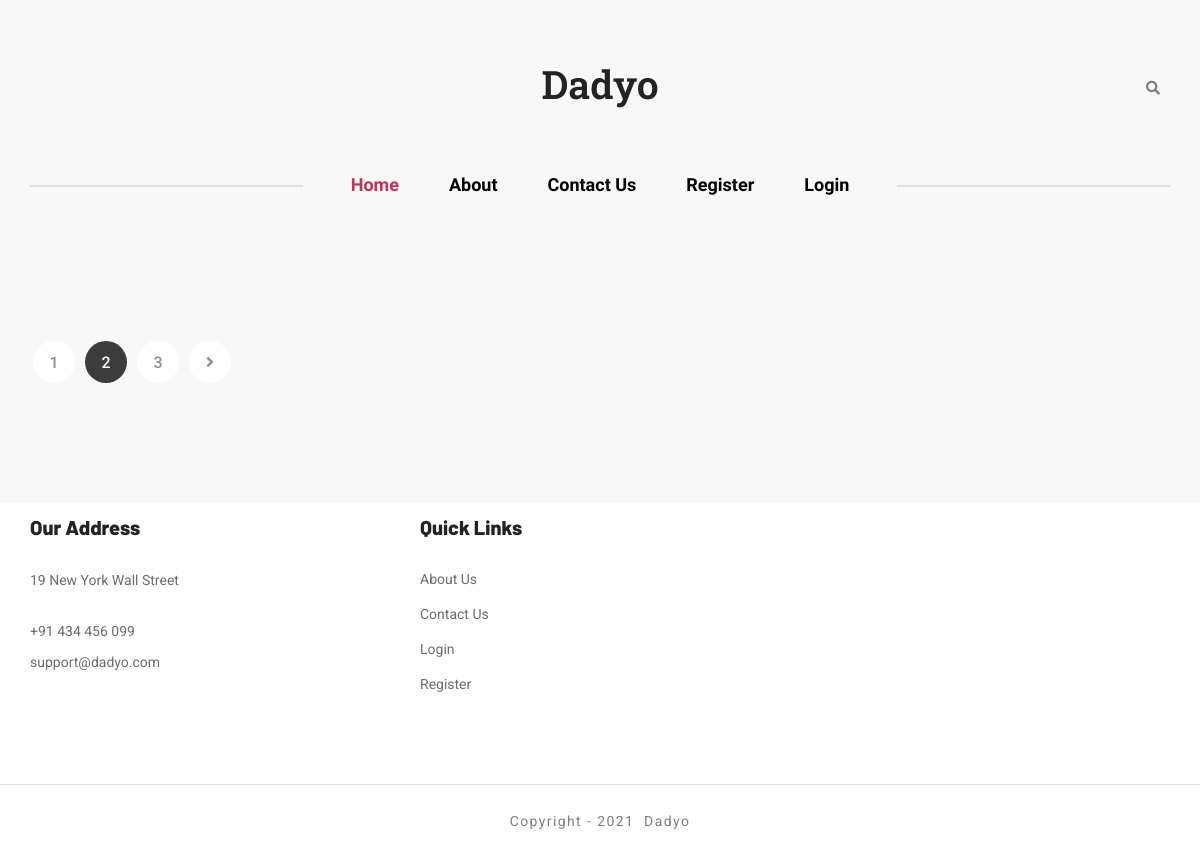
Before: / with the older database file.
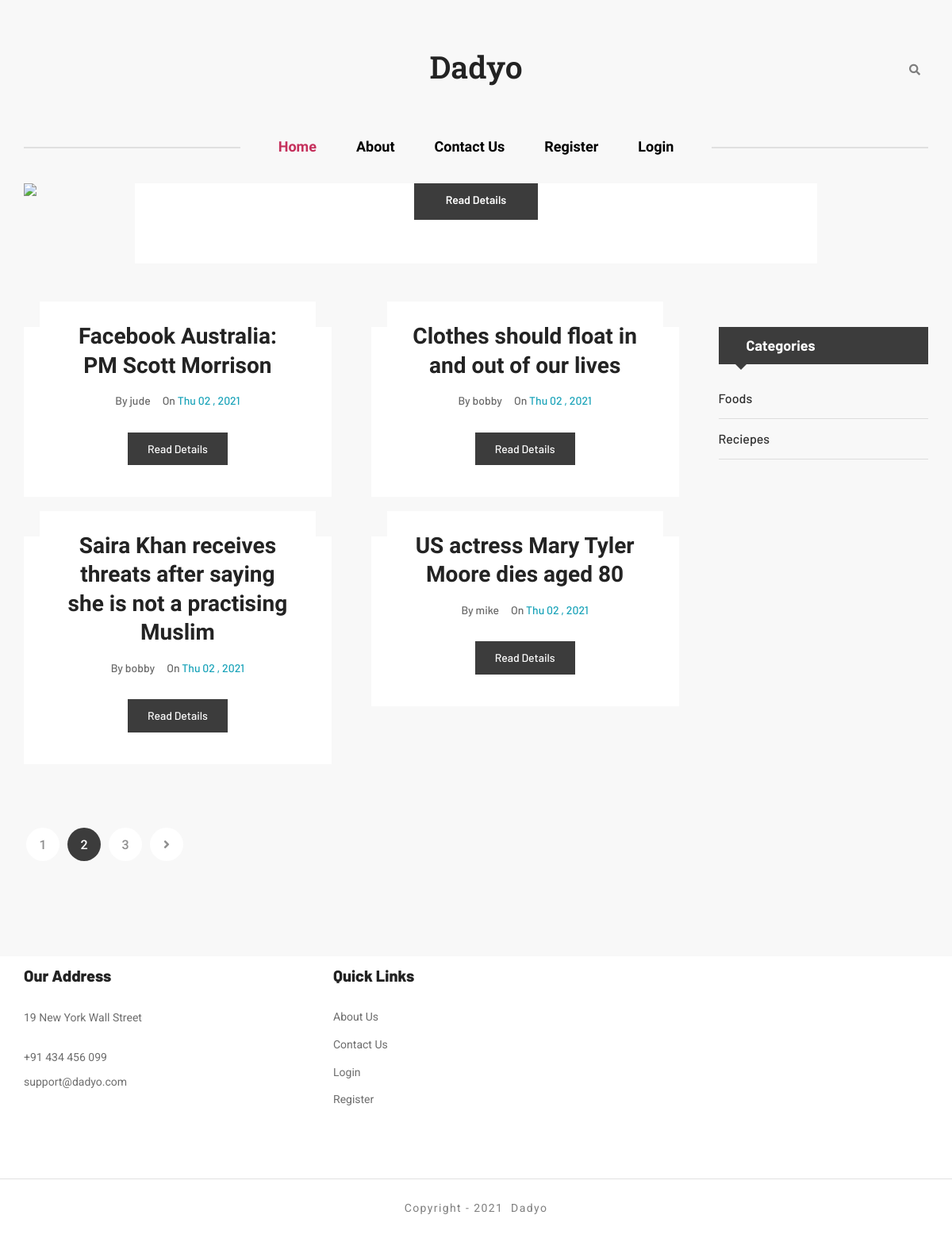
After: the same page with the newer database file.
### tables this page shows
CREATE TABLE `article` (
  `id` int(11) NOT NULL,
  `title` varchar(200) NOT NULL,
  `content` text NOT NULL,
  `category_id` int(11) NOT NULL DEFAULT 0,
  `image` varchar(200) NOT NULL,
  `likes` int(11) NOT NULL DEFAULT 0,
  `views` int(11) NOT NULL DEFAULT 0,
  `user_id` int(11) NOT NULL,
  `published_status` int(11) NOT NULL DEFAULT 1,
  `created_at` timestamp NOT NULL DEFAULT current_timestamp(),
  `updated_at` timestamp NOT NULL DEFAULT current_timestamp()
);

CREATE TABLE `users` (
  `id` int(11) NOT NULL,
  `email` varchar(200) NOT NULL,
  `firstname` varchar(200) NOT NULL,
  `lastname` varchar(200) NOT NULL,
  `image` varchar(200) NOT NULL,
  `password` varchar(200) NOT NULL,
  `created_at` timestamp NOT NULL DEFAULT current_timestamp(),
  `updated_at` timestamp NOT NULL DEFAULT current_timestamp(),
  `status` int(11) NOT NULL DEFAULT 0
);

CREATE TABLE `category` (
  `id` int(11) NOT NULL,
  `name` varchar(200) NOT NULL,
  `created_at` timestamp NOT NULL DEFAULT current_timestamp()
);

### controllers/functions.php (called while the page is built, shortened)
<?php
function selectSingleData($tableName,$colums = "*",$where = ""){
  global $conn;
  $where = !empty($where) ? " WHERE ".$where : $where;
  $sql = "SELECT $colums FROM $tableName $where";
  $result = $conn->query($sql);
  if($result->num_rows > 0){
    $data = $result->fetch_assoc();
    return $data;
  }else{
    return [];
  }
}
function selectMultipleData($tableName,$colums = "*", $where = ""){
  global $conn;
  $where = !empty($where) ? " WHERE ".$where : $where;
  $sql = "SELECT $colums FROM $tableName $where";
  $result = $conn->query($sql);
  if($result->num_rows > 0){
    $data = [];
    while($row = $result->fetch_assoc()){
      $data[] = (object) $row;
    }
    return $data;
  }else{
    return [];
  }
}

### index.php (the view, shortened to what this page needs)
<?php
  require_once "DB.php";
  require_once "controllers/functions.php";
	$posts = selectMultipleData("article","*","");
	$trending = selectMultipleData("article","*","`views`>'10'");
	$categories = selectMultipleData("category","*");
	$active = "home";
?>
<!DOCTYPE html>
<html lang="en">
<head>
	  <?php require_once "includes/css.php"; ?>
</head>
<body class="bg-white-smoke">
	<div class="site-content">
	  <?php require_once "includes/header.php"; ?>
		<div class="frontpage-slider-posts">
			<div class="container-medium">
				<div class="row">
					<div class="col-12">
						<div class="owl-carousel frontpage-slider-one style-one carousel-rectangle carousel-nav-center">
							<?php  if(!empty($trending)){ ?>
							<?php foreach ($trending as $key => $post) { ?>
							<article class="post hentry post-slider-one text-center">
								<div class="entry-thumb">
									<figure class="thumb-wrap">
										<a href="single-post.php?id=<?=$post->id?>">
										</a>
									</figure>
								</div>
								<div class="content-entry-wrap">
									<div class="entry-content">
										<div class="read-more-wrap">
											<a class="read-more" href="single-post.php?id=<?=$post->id?>">Read Details</a>
										</div>
									</div>
								</div>
							</article>
							<?php }  ?>
							<?php } ?>
						</div>
					</div>
				</div>
			</div>
		</div>
		<div class="features-block style-one">
		</div>
		<div class="main-wrapper pd-b-120">
			<div class="container">
				<div class="row justify-content-between gutters-50">
					<div class="col-lg-9 main-wrapper-content">
						<main class="site-main style-one">
							<div class="row gutters-50">
								<?php if(!empty($posts)){ ?>
								<?php foreach ($posts as $key => $post) {
								  $author = selectSingleData("users","`firstname`","`id`={$post->user_id}");
								?>
								<div class="col-lg-6 col-md-6">
									<article class="post hentry post-grid text-center style-one">
										<div class="entry-thumb">
											<figure class="thumb-wrap">
												<a href="single-post.php?id=<?=$post->id?>">
												</a>
											</figure>
										</div>
										<div class="content-entry-wrap">
											<h3 class="entry-title">
												<a href="single-post.php?id=<?=$post->id?>"><?=$post->title?></a>
											</h3>
											<div class="entry-meta-content">
												<div class="entry-author">
													By <a href="#"><?=$author["firstname"]?></a>
												</div>
												<div class="entry-date">
													On <span class="text-info"><?=date(" D m , Y",strtotime($post->created_at))?></span>
												</div>
											</div>
											<div class="read-more-wrap">
												<a class="read-more" href="single-post.php?id=<?=$post->id?>">Read Details</a>
											</div>
										</div>
									</article>
								</div>
								<?php } ?>
								<?php } ?>
							</div>
						</main>
						<nav class="navigation paging-navigation pd-t-30">
							<ul class="nav-links">
								<li><a href="#">1</a></li>
								<li class="active"><a href="#" class="page-numbers">2</a></li>
								<li><a href="#" class="page-numbers">3</a></li>
								<li class="nav-next">
									<a href="#"><i class="fas fa-angle-right"></i></a>
								</li>
							</ul>
						</nav>
					</div>
          <?php  require_once "includes/sidebar.php"; ?>
				</div>
			</div>
		</div>
      <?php require_once "includes/footer.php"; ?>
	</div>
</body>
</html>

### includes/css.php (shortened to what this page needs)
<link rel="stylesheet" href="assets/css/bootstrap.min.css" />
<link rel="stylesheet" href="assets/css/magnific-popup.css" />
<link rel="stylesheet" href="assets/css/owl.carousel.min.css" />
<link rel="stylesheet" href="assets/css/simple-scrollbar.css" />
<link rel="stylesheet" href="assets/css/fontawesome.all.min.css" />
<link rel="stylesheet" href="assets/css/style.css" />

### includes/header.php (shortened to what this page needs)
<header class="site-header default-header-style intro-element">
			<div class="header-top-area">
				<div class="container">
					<div class="row align-items-center">
						<div class="col-4">
							<div class="site-branding text-center">
							<h1>								<a href="<?=APP_PATH?>">
								   <?=APP_NAME?>
								</a></h1>
							</div>
						</div>
						<div class="col-4">
							<div class="header-right-area">
								<div class="search-wrap">
									<div class="search-btn">
										<i class="fas fa-search"></i>
									</div>
								</div>
							</div>
						</div>
					</div>
				</div>
			</div>
			<div class="navigation-area">
				<div class="container">
					<div class="row">
						<div class="col-12">
							<div class="site-navigation">
								<nav class="navigation">
									<div class="menu-wrapper">
										<div class="menu-content">
											<ul class="mainmenu">
												<li class="megamenu">
													<a class="<?php if(!empty($active) && $active == "home"){ echo 'active';}?>" href="<?=APP_PATH?>">Home</a>
												</li>
												<li><a class="<?php if(!empty($active) && $active == "about"){ echo 'active';}?>" href="<?=APP_PATH?>about.php">About</a></li>
												<li><a href="mailto:<?=APP_EMAIL?>">Contact Us</a></li>
												<?php if(empty($_SESSION["customer_id"])){ ?>
												<li><a href="<?=DASHBOARD_PATH?>auth/register.php">Register</a></li>
												<li><a href="<?=DASHBOARD_PATH?>auth/login.php">Login</a></li>
												<?php }else{ ?>
												<li><a href="<?=DASHBOARD_PATH?>">Dashboard</a></li>
												<?php  } ?>
											</ul>
										</div>
									</div>
								</nav>
							</div>
						</div>
					</div>
				</div>
			</div>
		</header>

### includes/sidebar.php
<div class="col-lg-3">
						<div class="sidebar-items style-one">
              <?php if(!empty($categories)){ ?>
							<aside class="widget widget_categories">
								<h4 class="widget-title">
									Categories
								</h4>
								<div class="widget-content">
									<ul>
										<?php foreach ($categories as $key => $category) {?>
											<li>
											<a href="<?=APP_PATH?>index.php?cat_id=<?=$category->id?>"><?=ucwords($category->name)?> </a>
										</li>
										<?php } ?>
									</ul>
								</div>
							</aside>
							<?php } ?>
						</div>
					</div>

### includes/footer.php
<footer class="site-footer footer-style-two">
			<div class="footer-widget-area">
				<div class="container">
					<div class="row">
						<div class="col-lg-4 col-md-6">
							<aside class="widget bt-location-widget">
								<h2 class="widget-title">Our Address</h2>
								<div class="widget-content">
									<div class="info-box">
										<p>
											<?=ucwords(APP_ADDRESS);?>
										</p>
									</div>
									<div class="info-box">
										<p><?=ucwords(APP_PHONE)?></p>
										<p>
											<a href="mailto:<?=APP_EMAIL?>"><?=APP_EMAIL?></a>
										</p>
									</div>
								</div>
							</aside>
						</div>
						<div class="col-lg-2 col-md-6">
							<aside class="widget widget_links">
								<h2 class="widget-title">Quick Links</h2>
								<div class="widget-content">
									<ul>
										<li><a href="#">About Us</a></li>
										<li><a href="#">Contact Us</a></li>
										<li><a href="#">Login</a></li>
										<li><a href="#">Register</a></li>
									</ul>
								</div>
							</aside>
						</div>
					</div>
				</div>
			</div>
			<div class="footer-bottom-area">
				<div class="container">
					<div class="row">
						<div class="col-12">
							<div class="footer-bottom-content">
								<div class="copyright-text text-center">
									<p>
										Copyright - <?=date("Y")?>
										<a href="<?=APP_PATH?>"><?=APP_NAME?></a>
									</p>
								</div>
							</div>
						</div>
					</div>
				</div>
			</div>
		</footer>

Changed rows visible on the page:
added article: title "Saira Khan receives threats after saying she is not a practising Muslim", user.firstname "bobby", created_at "Thu 02 , 2021"
added article: title "Facebook Australia: PM Scott Morrison", user.firstname "jude", created_at "Thu 02 , 2021"
added article: title "Clothes should float in and out of our lives", user.firstname "bobby", created_at "Thu 02 , 2021"
added article: title "US actress Mary Tyler Moore dies aged 80", user.firstname "mike", created_at "Thu 02 , 2021"
added category: name "Foods"
added category: name "Reciepes"
Other visible differences:
text now shown: "Categories"
